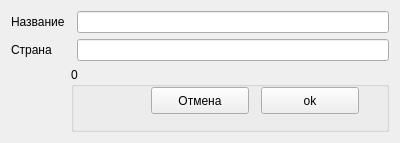
<?xml version="1.0" encoding="UTF-8"?>
<ui version="4.0">
 <class>new_manufacter_form</class>
 <widget class="QWidget" name="new_manufacter_form">
  <property name="geometry">
   <rect>
    <x>0</x>
    <y>0</y>
    <width>400</width>
    <height>143</height>
   </rect>
  </property>
  <property name="windowTitle">
   <string>Form</string>
  </property>
  <layout class="QGridLayout" name="gridLayout">
   <item row="0" column="0">
    <widget class="QLabel" name="label">
     <property name="text">
      <string>Название</string>
     </property>
    </widget>
   </item>
   <item row="0" column="2">
    <widget class="QLineEdit" name="manufacter_name"/>
   </item>
   <item row="1" column="0" colspan="2">
    <widget class="QLabel" name="label_2">
     <property name="text">
      <string>Страна</string>
     </property>
    </widget>
   </item>
   <item row="1" column="2">
    <widget class="QLineEdit" name="manufacter_country"/>
   </item>
   <item row="2" column="1" colspan="2">
    <widget class="QGroupBox" name="groupBox">
     <property name="title">
      <string>0</string>
     </property>
     <widget class="QPushButton" name="ok_btn">
      <property name="geometry">
       <rect>
        <x>190</x>
        <y>20</y>
        <width>98</width>
        <height>27</height>
       </rect>
      </property>
      <property name="text">
       <string>ok</string>
      </property>
     </widget>
     <widget class="QPushButton" name="cancel_btn">
      <property name="geometry">
       <rect>
        <x>80</x>
        <y>20</y>
        <width>98</width>
        <height>27</height>
       </rect>
      </property>
      <property name="text">
       <string>Отмена</string>
      </property>
     </widget>
    </widget>
   </item>
  </layout>
 </widget>
 <resources/>
 <connections>
  <connection>
   <sender>cancel_btn</sender>
   <signal>clicked()</signal>
   <receiver>new_manufacter_form</receiver>
   <slot>close()</slot>
   <hints>
    <hint type="sourcelabel">
     <x>211</x>
     <y>108</y>
    </hint>
    <hint type="destinationlabel">
     <x>199</x>
     <y>71</y>
    </hint>
   </hints>
  </connection>
 </connections>
</ui>
